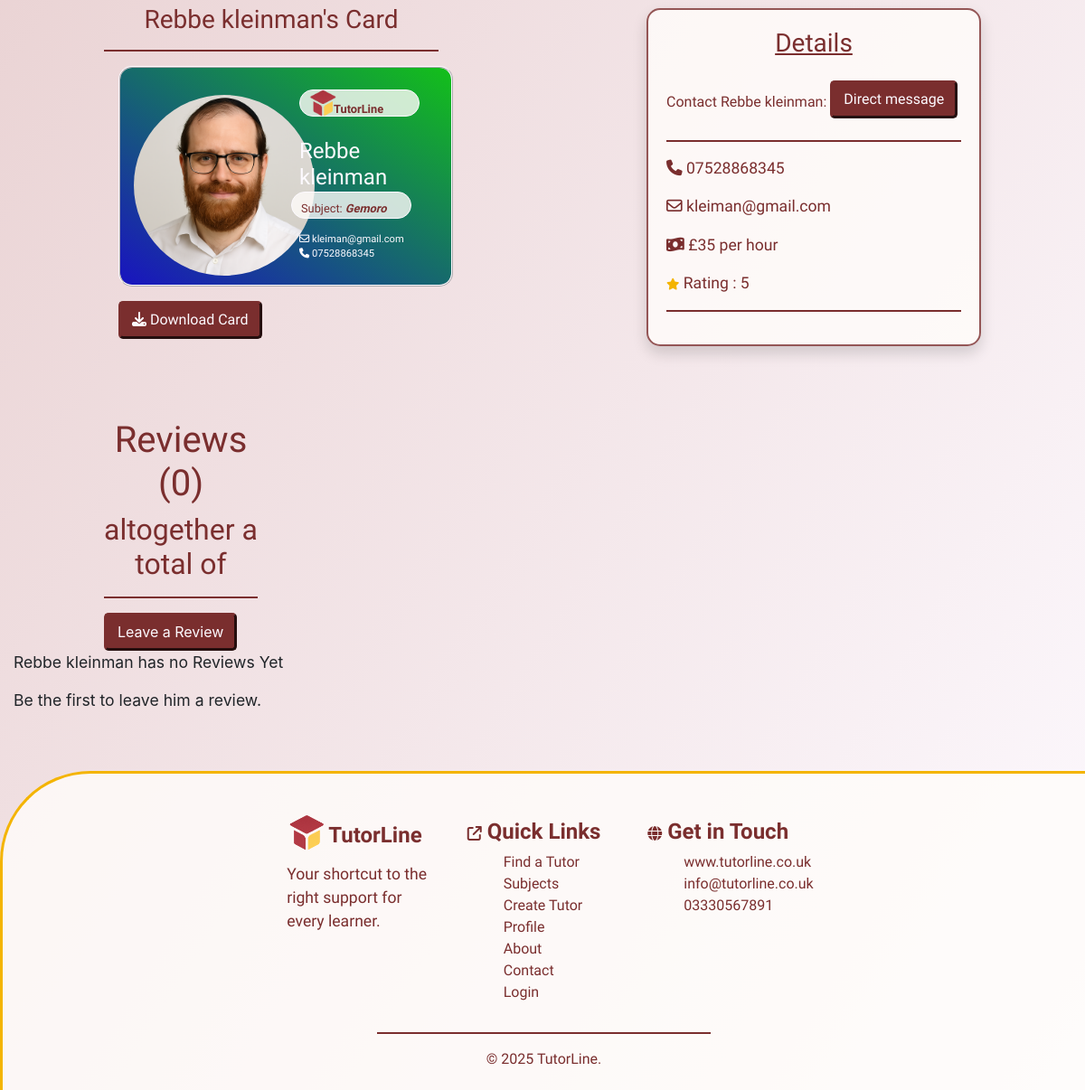
The page /tutors/3 (lower part) on the database as committed earlier.
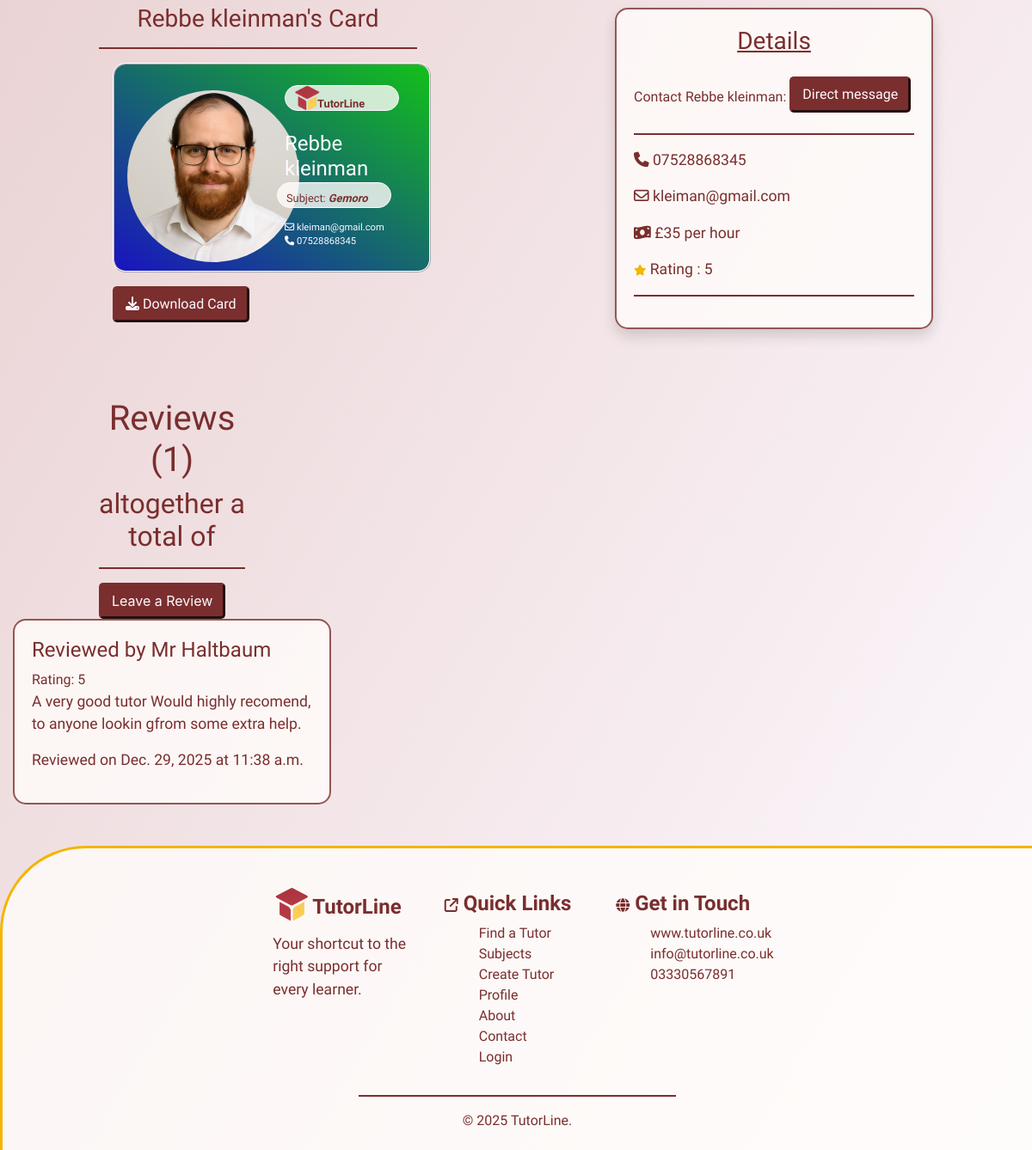
The same page on the database as committed later.
### tutors/models.py (models this page shows, shortened)
class Tutors(models.Model):
    class Meta:
        verbose_name_plural = "Tutors"
    name = models.CharField(max_length=254)
    location = models.ForeignKey('Location', null=True, blank=True,
                                 on_delete=models.SET_NULL)
    category = models.ForeignKey('Category', null=True, blank=True,
                                 on_delete=models.SET_NULL)
    date_added = models.DateField(auto_now=True)
    subject = models.CharField(max_length=254)
    price = models.IntegerField()
    active = models.BooleanField(default=True)
    description = models.TextField()
    email = models.EmailField()
    phone = models.CharField(max_length=14)
    rating = models.IntegerField(default=0)
    image = models.ImageField(blank=True, null=True)
    is_male = models.BooleanField()
    color_1 = models.IntegerField(default=rand)
    color_2 = models.IntegerField(default=rand)
    color_3 = models.IntegerField(default=rand)

class Reviews(models.Model):
    class Meta:
        verbose_name_plural = "Reveiws"
    name = models.CharField(max_length=254)
    tutor = models.ForeignKey('Tutors', related_name='reviews',
                                on_delete=models.CASCADE)
    rating = models.IntegerField(default=0)
    review = models.TextField(blank=True, null=True)
    date = models.DateField(auto_now=True)
    time = models.TimeField(auto_now=True)

### tutors/views.py (the view)
# urls.py: path('<int:tutor_id>', views.tutor_details, name='tutor_details'),
def tutor_details(request, tutor_id):
    tutor = get_object_or_404(Tutors, pk=tutor_id)
    reviews = Reviews.objects.filter(tutor=tutor)
    template = 'tutors/tutor-details.html'
    context = {
        'tutor': tutor,
        'reviews': reviews,
        }
    return render(request, template, context)

### tutors/templates/tutors/tutor-details.html (shortened to what the changed rows need)
{% extends "base.html" %}
{% load static %}
{% block extracss%}
<link rel="stylesheet" href="{% static 'css/tutors.css' %}">
<link rel="stylesheet" href="{% static 'css/tutor-details.css' %}">
{% endblock %}
{% block content %}
<section>
    <div class="container-fluid">
        <div class="row">
            <div class="col-4">
                <h3 class="mt-3">{{ tutor.name }}'s Card</h3>
                <hr>
                <div class="row image-box mx-3"
                    style="background-image: linear-gradient(to bottom left, rgb({{ tutor.color_1 }}, {{ tutor.color_2 }}, {{ tutor.color_3 }}), rgb({{ tutor.color_3 }}, {{ tutor.color_1 }}, {{ tutor.color_2 }}))">
                    <div class="col-6">
                        {% if tutor.image %}
                        <img src="{{ tutor.image.url }}" class="tutor-image"  alt="{{ tutor.name }}">
                        {% else %}
                            {% if tutor.is_male == True %}
                            <img src="/media/placeholder_male2.png" class="tutor-image" alt="{{ tutor.name }}">
                            {% else %}
                            <img src="/media/placeholder_female.png" class="tutor-image"  alt="{{ tutor.name }}">
                            {% endif %}
                        {% endif %}
                    </div>
                    <div class="col-6 mt-1">
                        <h4 class="card-logo">
                            <img src="/media/logo.png" alt="logo" class="card-logo-image">
                            <span class="logo-text"><strong>TutorLine</strong></span>
                        </h4>
                        <h4 class="mt-4">{{ tutor.name }}</h4>
                        <h5 class="card-logo logo-text">Subject: <strong><em>{{ tutor.subject }}</em></strong></h5>
                        <div class="b-c-email"><i class="fa-regular fa-envelope"></i> {{ tutor.email }}</div>
                        <div class="b-c-email"><i class="fa-solid fa-phone"></i> {{ tutor.phone }}</div>
                    </div>
                </div>
                <button id="download-card" class="btn btn-btn mt-3 mx-3">
                    <i class="fa-solid fa-download"></i> Download Card
                </button>
            </div>
            <div class="col-4">
                <div class="details shadow">
                    <h3 class="mb-4"><u>Details</u></h3>
                    <span>Contact {{ tutor.name }}: </span><button class="btn btn-btn mb-2"><a href="">Direct message</a></button>
                    <hr>
                    <p><i class="fa-solid fa-phone"></i><a href="tel:{{ tutor.phone }}"> {{ tutor.phone }}</a></p>
                    <p><i class="fa-regular fa-envelope"></i> <a href="mailto:{{ tutor.email }}">{{ tutor.email }}</a></p>
                    <p><i class="fa-solid fa-money-bill-wave"></i> £{{ tutor.price }} per hour</p>
                    <p>
                        <i class="fa-solid fa-star stars"></i> Rating : {% if tutor.rating == 0 %} <span class="no-rating">There are no ratings yet!</span>{% else %}{{ tutor.rating }}{% endif %}
                    </p>
                    <hr>
                </div>
            </div>
        </div>
    </div>
</section>
<section>
    <div class="container-fluid">
        <div class="row">
            <div class="col-2">
                <h1>Reviews ({{ reviews.count }})</h1>
                <h2> altogether a total of{{ total }}</h2>
                <hr>
                <button class="btn btn-btn"><a href="{% url 'review_tutor' tutor.id %}">Leave a Review</a></button>
            </div>
        </div>
        <div class="row">
        {% if reviews %}
            {% for review in reviews %}
            <div class="col-4">
                <div class="review-box">
                    <h4>Reviewed by {{ review.name }}</h4>
                    <div>Rating: {{ review.rating }}</div>
                    <p>{{ review.review }}</p>
                    <p>Reviewed on {{ review.date }} at {{ review.time }}</p>
                </div>
            </div>
            {% endfor%}
        {% else %}
            <div class="col-4">
                <p>{{ tutor.name }} has no Reviews Yet</p>
                <p>Be the first to leave {% if tutor.is_male == True%} him{% else %}her{% endif %} a review.</p>
            </div>
        {% endif %}
        </div>
    </div>
</section>
{% endblock %}

Rows that differ between the two databases and show on the page:
shown differently, row unchanged: Tutors "Rebbe kleinman": name "Rebbe kleinman" → (not shown)
added Reviews: name "Mr Haltbaum", rating "5", review "A very good tutor Would highly recomend, to anyone lookin gfrom some extra help.", date "Dec. 29, 2025", time "11:38 a.m."
Other text that changed with them:
{{ reviews.count }}: "0" → "1"
text no longer shown: "has no Reviews Yet Be the first to leave him a review."
